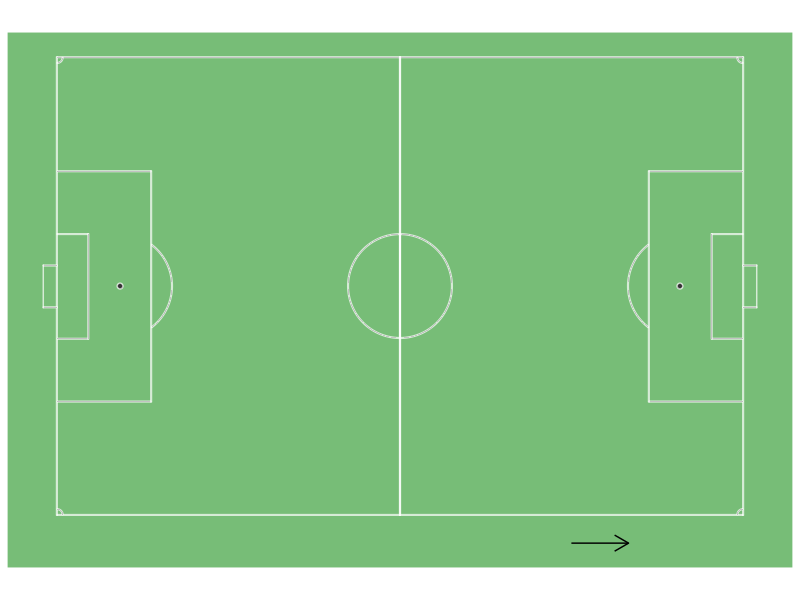
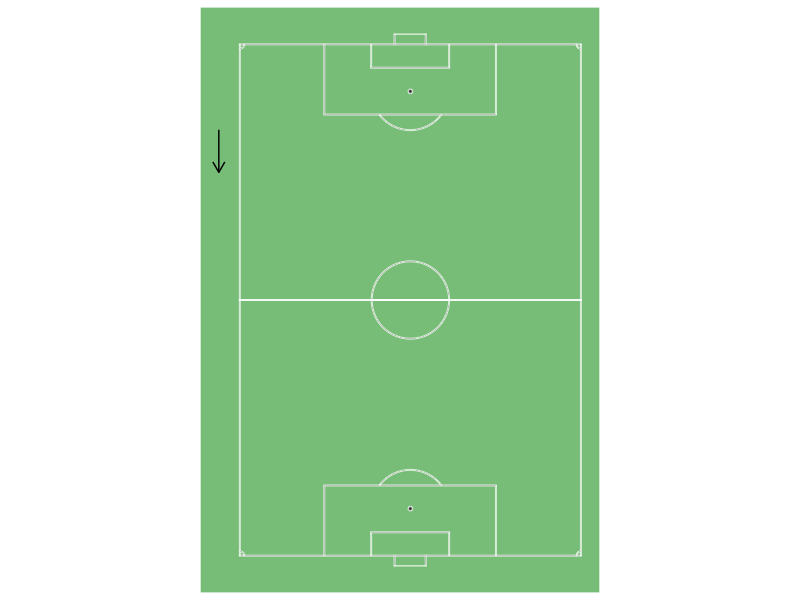

The R script that drew these images, in order:
library(ggplot2)

###Define the Pitch Visualization
stadiumlength <- 120
stadiumwidth <- 80
linewidth <- .12
goalboxlength <- 16.5
goalboxpos <- (stadiumwidth-goalboxlength*2-7.32)/2
smallboxlength <- 5.5
smallboxpos <- goalboxpos+goalboxlength-smallboxlength
crossbarl <- 7.32
crossbarh <- 2.44
goalpos <- goalboxpos+goalboxlength
attdefzone <- 30
channel <- 4
channelsplit <- 25



##Define the circle function that we will be using to create the center cirlce as well as the 18 yard box circles
circle_fun <- function(center=c(0,0), diameter=1, npoints=1000, start=0, end=2){
  tt <- seq(start*pi, end*pi, length.out=npoints)
  data.frame(
    x = center[1] + diameter / 2 * cos(tt),
    y = center[2] + diameter / 2 * sin(tt)
  )
}


##everything we build on one side of the pitch should be mirrored on the other side of the pitch
##this assumes that our pitch diagram goes down -> up
mirror <- function(x) stadiumlength-x


## To use ggplot2, we need to define all the points that will go into the shape of the field
## The four parameters are: x (width values), y (length values), group (for the two sides), desc (a description for ease of use and further customization)
segment_coord <- function(x, y, group, desc){
  segment_df <- data.frame(x = x, y = y) 
  segment_df$group <- group
  segment_df$side <- 1
  group <- group + 1
  
  # The same thing for the opposite side
  segment_df2 <- data.frame(x = x, y = mirror(y))
  segment_df2$group <- group
  segment_df2$side <- 2
  group <<- group + 1
  
  # On reunit les donnees
  segment_df <- rbind(segment_df, segment_df2)
  segment_df$desc <- desc
  
  return(segment_df)
}

####this function will rotate the pitch if you want to see the field horizontally 
rotate_pitch <- function(pitch, theta=pi/2){
  pitch_r <- pitch
  pitch_r$x <- pitch_r$x / 180 * pi
  pitch_r$y <- pitch_r$y / 180 * pi
  matrix_r <- matrix(c(cos(theta), sin(theta), -sin(theta), cos(theta)), ncol = 2)
  coords_r <- apply(pitch_r[,c("x","y")], 1, function(x) x %*% matrix_r)
  pitch_r$x <- coords_r[1,] ; pitch_r$y <- coords_r[2,]
  pitch_r$x <- pitch_r$x * 180 / pi
  pitch_r$y <- pitch_r$y * 180 / pi
  return(pitch_r)
}




##Here we define the circles we need for our field. Our field lines have width of 12cm.
#Center Circle -- at midpoint of the halfway line, with radius of 9.15m (10 yards)
centercircle_outer <- circle_fun(center=c(stadiumwidth/2,stadiumlength/2),diameter = 9.15 * 2)
centercircle_inner <- circle_fun(center=c(stadiumwidth/2,stadiumlength/2),diameter = (9.15-linewidth) * 2)

#Penalty Arc -- arc from penalty spot (11 meters, 12 yards) with radius of 9.15 m (10 yards)
penaltyarc_outer <- circle_fun(center=c(stadiumwidth/2,11),diameter = 9.15 * 2)
penaltyarc_inner <- circle_fun(center=c(stadiumwidth/2,11),diameter = (9.15-linewidth) * 2)

#corner arcs
cornerarc_outer_r <- circle_fun(center = c(stadiumwidth,0),diameter = 1*2)
cornerarc_inner_r <- circle_fun(center = c(stadiumwidth,0),diameter = (1-linewidth)*2)

cornerarc_outer_l <- circle_fun(center = c(0,0),diameter = 1*2)
cornerarc_inner_l <- circle_fun(center = c(0,0),diameter = (1-linewidth)*2)

#penalty spot
penaltyspot <- circle_fun(center=c(stadiumwidth/2,11),diameter=.5*2)


##Now, we generate our dataframe that contains the points for all of our field markings
group <- 1

pitch <- segment_coord(x=c(0-linewidth,0-linewidth,stadiumwidth+linewidth,stadiumwidth+linewidth)
                       ,y=c(0-linewidth,0,0,0-linewidth),group=group,desc = "goal line") 

pitch <- rbind(pitch,segment_coord(x=c(0-linewidth,0-linewidth,0,0)
                                   ,y=c(0,stadiumlength/2-linewidth/2,stadiumlength/2-linewidth/2,0),group=group,desc = "left touch line"))

pitch <- rbind(pitch,segment_coord(x=c(stadiumwidth,stadiumwidth,stadiumwidth+linewidth,stadiumwidth+linewidth)
                                   ,y=c(0,stadiumlength/2-linewidth/2,stadiumlength/2-linewidth/2,0),group=group,desc = "right touch line"))

pitch <- rbind(pitch,segment_coord(x=c(goalboxpos-linewidth,goalboxpos-linewidth,goalboxpos,goalboxpos)
                                   ,y=c(0,goalboxlength-linewidth,goalboxlength-linewidth,0),group=group,desc = "left 18 yard box"))

pitch <- rbind(pitch,segment_coord(x=c(stadiumwidth-goalboxpos-linewidth,stadiumwidth-goalboxpos-linewidth,stadiumwidth-goalboxpos,stadiumwidth-goalboxpos)
                                   ,y=c(0,goalboxlength-linewidth,goalboxlength-linewidth,0),group=group,desc = "right 18 yard box"))

pitch <- rbind(pitch,segment_coord(x=c(goalboxpos-linewidth,goalboxpos-linewidth,stadiumwidth-goalboxpos,stadiumwidth-goalboxpos)
                                   ,y=c(goalboxlength-linewidth,goalboxlength,goalboxlength,goalboxlength-linewidth),group=group,desc = "18 yard box line"))

pitch <- rbind(pitch, segment_coord(x=c(smallboxpos-linewidth,smallboxpos-linewidth,smallboxpos,smallboxpos)
                                    ,y=c(0,smallboxlength-linewidth,smallboxlength-linewidth,0),group=group,desc = "left 6 yard box"))

pitch <- rbind(pitch, segment_coord(x=c(stadiumwidth-smallboxpos-linewidth,stadiumwidth-smallboxpos-linewidth,stadiumwidth-smallboxpos,stadiumwidth-smallboxpos)
                                    ,y=c(0,smallboxlength-linewidth,smallboxlength-linewidth,0),group=group,desc = "right 6 yard box"))

pitch <- rbind(pitch, segment_coord(x=c(smallboxpos-linewidth,smallboxpos-linewidth,stadiumwidth-smallboxpos,stadiumwidth-smallboxpos)
                                    ,y=c(smallboxlength-linewidth,smallboxlength,smallboxlength,smallboxlength-linewidth),group=group,desc = "6 yard box line"))

pitch <- rbind(pitch, segment_coord(x=c(goalpos-linewidth,goalpos-linewidth,goalpos,goalpos)
                                    ,y=c(0-crossbarh,0,0,0-crossbarh),group=group,desc = "left goal post"))

pitch <- rbind(pitch, segment_coord(x=c(stadiumwidth-goalpos-linewidth,stadiumwidth-goalpos-linewidth,stadiumwidth-goalpos,stadiumwidth-goalpos)
                                    ,y=c(0-crossbarh,0,0,0-crossbarh),group=group,desc = "right goal post"))

pitch <- rbind(pitch, segment_coord(x=c(goalpos-linewidth,goalpos-linewidth,stadiumwidth-goalpos,stadiumwidth-goalpos)
                                    ,y=c(0-crossbarh,0-crossbarh,0-crossbarh,0-crossbarh),group=group,desc = "crossbar"))

pitch <- rbind(pitch, segment_coord(x=penaltyspot[,"x"]
                                    ,y=penaltyspot[,"y"],group=group,desc = "penalty spot"))

pitch <- rbind(pitch, segment_coord(x=c(centercircle_outer[centercircle_outer$y<=stadiumlength/2,"x"],rev(centercircle_inner[centercircle_inner$y<=stadiumlength/2,"x"]))
                                    ,y=c(centercircle_outer[centercircle_outer$y<=stadiumlength/2,"y"],rev(centercircle_inner[centercircle_inner$y<=stadiumlength/2,"y"])),group=group,desc = "center circle"))


pitch <- rbind(pitch, segment_coord(x=c(0-linewidth,0-linewidth,stadiumwidth+linewidth,stadiumwidth+linewidth)
                                    ,y=c(stadiumlength/2-linewidth/2,stadiumlength/2+linewidth/2,stadiumlength/2+linewidth/2,stadiumlength/2-linewidth/2),group=group,desc = "halfway line"))

pitch <- rbind(pitch, segment_coord(x=c(penaltyarc_outer[penaltyarc_outer$y>=goalboxlength,"x"],rev(penaltyarc_inner[penaltyarc_inner$y>=goalboxlength,"x"]))
                                    ,y=c(penaltyarc_outer[penaltyarc_outer$y>=goalboxlength,"y"],rev(penaltyarc_inner[penaltyarc_inner$y>=goalboxlength,"y"])),group=group,desc = "penalty arc"))

pitch <- rbind(pitch, segment_coord(x=c(cornerarc_outer_l[cornerarc_outer_l$x>=0 & cornerarc_outer_l$y>=0,"x"],rev(cornerarc_inner_l[cornerarc_inner_l$x>=0 & cornerarc_inner_l$y>=0,"x"]))
                                    ,y=c(cornerarc_outer_l[cornerarc_outer_l$x>=0 & cornerarc_outer_l$y>=0,"y"],rev(cornerarc_inner_l[cornerarc_inner_l$x>=0 & cornerarc_inner_l$y>=0,"y"])),group=group,desc = "left corner"))

pitch <- rbind(pitch, segment_coord(x=c(cornerarc_outer_r[cornerarc_outer_r$x>=0&cornerarc_outer_r$x<=stadiumwidth & cornerarc_outer_r$y>=0,"x"],rev(cornerarc_inner_r[cornerarc_inner_r$x>=0&cornerarc_inner_r$x<=stadiumwidth& cornerarc_inner_r$y>=0,"x"]))
                                    ,y=c(cornerarc_outer_r[cornerarc_outer_r$x>=0&cornerarc_outer_r$x<=stadiumwidth & cornerarc_outer_r$y>=0,"y"],rev(cornerarc_inner_r[cornerarc_inner_r$x>=0&cornerarc_inner_r$x<=stadiumwidth & cornerarc_inner_r$y>=0,"y"])),group=group,desc = "right corner"))


#######This section will add zones as per Benfica LAB's diagrams (note, it would be nice to create a zonal function so the zones can change)
pitch <- rbind(pitch, segment_coord(x=c(0-linewidth,0-linewidth,stadiumwidth+linewidth,stadiumwidth+linewidth)
                                    ,y=c(attdefzone-linewidth/2,attdefzone+linewidth/2,attdefzone+linewidth/2,attdefzone-linewidth/2),group=group,desc = "attacking zone"))

pitch <- rbind(pitch,segment_coord(x=c(goalboxpos+channel-linewidth,goalboxpos+channel-linewidth,goalboxpos+channel,goalboxpos+channel)
                                   ,y=c(0,stadiumlength/2-linewidth/2,stadiumlength/2-linewidth/2,0),group=group,desc = "left channel"))

pitch <- rbind(pitch,segment_coord(x=c(stadiumwidth-goalboxpos-channel-linewidth,stadiumwidth-goalboxpos-channel-linewidth,stadiumwidth-goalboxpos-channel,stadiumwidth-goalboxpos-channel)
                                   ,y=c(0,stadiumlength/2-linewidth/2,stadiumlength/2-linewidth/2,0),group=group,desc = "right channel"))

pitch <- pitch <- rbind(pitch,segment_coord(x=c(stadiumwidth/2-linewidth/2,stadiumwidth/2-linewidth/2,stadiumwidth/2+linewidth/2,stadiumwidth/2+linewidth/2)
                                            ,y=c(0,attdefzone,attdefzone,0),group=group,desc = "middle channel"))

pitch <- rbind(pitch,segment_coord(x=seq(0,goalboxpos,length.out = 20)
                                   ,y=seq(channelsplit,goalboxlength,length.out = 20),group=group,desc = "center left channel"))

pitch <- rbind(pitch,segment_coord(x=seq(stadiumwidth,stadiumwidth-goalboxpos,length.out = 20)
                                   ,y=seq(channelsplit,goalboxlength,length.out = 20),group=group,desc = "center right channel"))


vert3 <- ggplot() + geom_polygon(data = pitch[pitch$group %in% seq(1:36),], aes(x = x, y = y, group = group), col = "#FFFFFFB3") +
  #geom_polygon(data = pitch[pitch$group %in% seq(from=37,to=48),], aes(x=x, y=y, group=group), col= "#FFFF00B3") + 
  geom_segment(aes(x=-5,y=100,xend=-5,yend=90),arrow=arrow(length = unit(0.03, "npc")))+
  coord_equal() +
  ylim(-20,125) +
  xlim(-20,88) +
  scale_x_continuous(breaks = NULL) +
  scale_y_continuous(breaks = NULL) +
  xlab("") + ylab("") +
  theme(axis.text.x = element_blank(),
        axis.text.y = element_blank(), axis.ticks.x = element_blank(),
        axis.ticks.y = element_blank(), axis.title = element_blank(),
        panel.background = element_rect(fill = "#77BD77",
                                        colour = "#77BD77",
                                        size = 0.5, linetype = "solid")
  )



#Rotated Pitch
horipitch <- rotate_pitch(pitch, theta = pi/2)
horipitch2 <- horipitch
horipitch2$y <- horipitch2$y * -1

hori5 <- ggplot()+ geom_polygon(data = horipitch2[horipitch2$group %in% seq(1:36),], aes(x = x, y = y, group = group), col = "#FFFFFFB3") +
  #geom_polygon(data = horipitch2[horipitch2$group %in% seq(from=37,to=48),], aes(x=x, y=y, group=group), col= "#FFFF00B3") + 
  geom_segment(aes(x=90,y=-5,xend=100,yend=-5),arrow=arrow(length = unit(0.03, "npc")))+
  coord_equal() +
  # xlim(-10,115) +
  # ylim(-10,78) +
  #theme(panel.background = element_rect(fill = '#77BD77', colour = '#77BD77'))
  scale_x_continuous(breaks = NULL) +
  scale_y_continuous(breaks = NULL) +
  xlab("") + ylab("") +
  theme(axis.text.x = element_blank(),
        axis.text.y = element_blank(), 
        axis.ticks.x = element_blank(),
        axis.ticks.y = element_blank(), axis.title = element_blank(),
        panel.background = element_rect(fill = "#77BD77",
                                        colour = "#77BD77")
  )